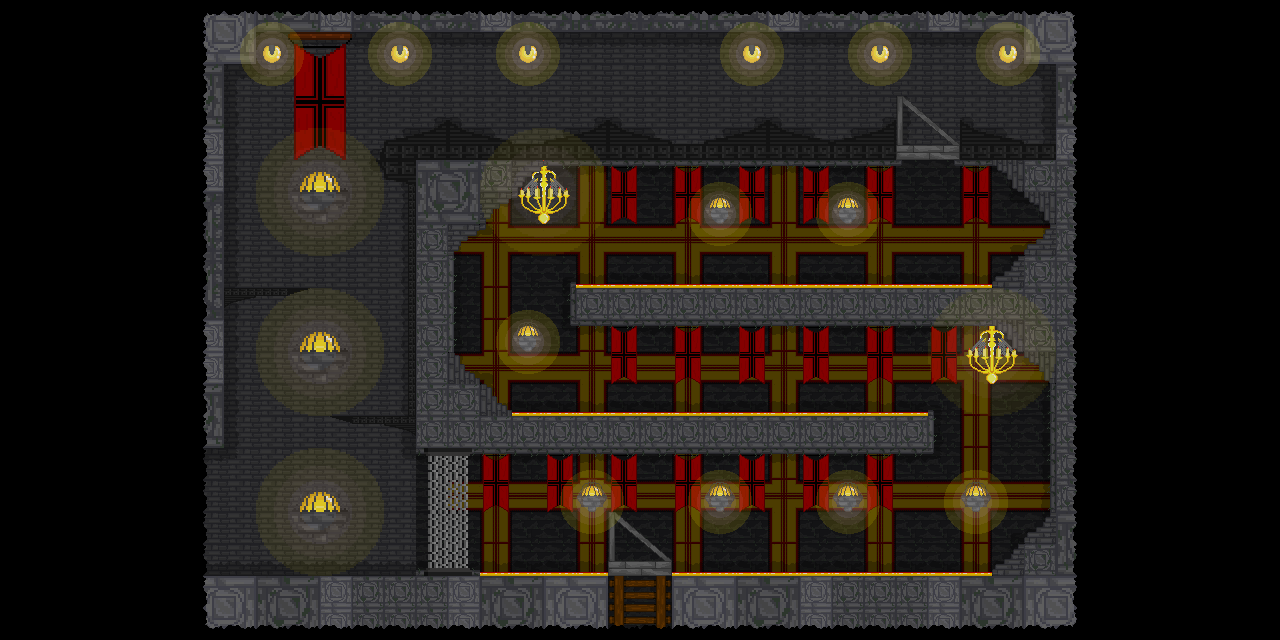

The image is a tile-based game level rendered from a .tmx file. Its description and source (layers, tilesets, objects; grid data summarised) follow:
An orthogonal 40x20 tile map with 32x32 px tiles, 11 tile layers (Castle BG, Castle BG Darkener, Royal, Royal Darkener, ...), 1 hidden layer not drawn, 4 tilesets and 10 objects (spawn2, spawn, spawn3, spawn4, spawn6, ...).

<map version="1.2" tiledversion="1.3.5" orientation="orthogonal" renderorder="left-up" width="40" height="20" tilewidth="32" tileheight="32" infinite="0" nextlayerid="40" nextobjectid="34">
 <tileset firstgid="1" name="1st" tilewidth="32" tileheight="32" tilecount="182" columns="13">
  <image source="Main Castle Normal.png" width="416" height="448" />
 </tileset>
 <tileset firstgid="183" name="2ndSet" tilewidth="32" tileheight="32" tilecount="728" columns="26">
  <image source="Main Castle x2.png" width="832" height="896" />
 </tileset>
 <tileset firstgid="911" name="3rdSet" tilewidth="32" tileheight="32" tilecount="48" columns="6">
  <image source="64x64 normal.png" width="192" height="256" />
 </tileset>
 <tileset firstgid="959" name="4thSet" tilewidth="32" tileheight="32" tilecount="192" columns="12">
  <image source="64x64 x2.png" width="384" height="512" />
 </tileset>
 <layer id="30" name="Castle BG" width="40" height="20">
  <data>[800 cells, 560 non-empty, 2 distinct tile ids]</data>
 </layer>
 <layer id="31" name="Castle BG Darkener" width="40" height="20" opacity="0.37">
  <data>[800 cells, 560 non-empty, 1 distinct tile ids]</data>
 </layer>
 <layer id="32" name="Royal" width="40" height="20">
  <data>[800 cells, 118 non-empty, 4 distinct tile ids]</data>
 </layer>
 <layer id="33" name="Royal Darkener" width="40" height="20" opacity="0.65">
  <data>[800 cells, 120 non-empty, 1 distinct tile ids]</data>
 </layer>
 <layer id="35" name="1st depth" width="40" height="20" opacity="0.27">
  <data>[800 cells, 211 non-empty, 13 distinct tile ids]</data>
 </layer>
 <layer id="29" name="Base 2.0" width="40" height="20">
  <data>[800 cells, 51 non-empty, 9 distinct tile ids]</data>
 </layer>
 <layer id="28" name="Base" width="40" height="20">
  <data>[800 cells, 372 non-empty, 77 distinct tile ids]</data>
 </layer>
 <layer id="36" name="Lights'" width="40" height="20" opacity="0.16">
  <data>[800 cells, 800 non-empty, 1 distinct tile ids]</data>
 </layer>
 <layer id="37" name="Lights" width="40" height="20" opacity="0.14">
  <data>[800 cells, 80 non-empty, 16 distinct tile ids]</data>
 </layer>
 <layer id="38" name="Lights 2.0" width="40" height="20" opacity="0.26" offsetx="16" offsety="22">
  <data>[800 cells, 52 non-empty, 4 distinct tile ids]</data>
 </layer>
 <layer id="34" name="Dark spots" width="40" height="20">
  <data>[800 cells, 332 non-empty, 9 distinct tile ids]</data>
 </layer>
 <layer id="1" name="Tile Layer 1" width="40" height="20" visible="0" opacity="0.18">
  <data>[800 cells, 24 non-empty, 1 distinct tile ids]</data>
 </layer>
 <objectgroup id="39" name="Object Layer 1">
  <object id="24" x="224" y="448">
   <properties>
    <property name="bodyType" value="static" />
    <property name="friction" type="float" value="10" />
    <property name="objType" value="ground" />
   </properties>
   <polygon points="0,0 0,-128 0,-139 32,-152 64,-152 86,-160 0,-160 0,-384 32,-384 32,-416 800,-416 800,-384 832,-384 832,-304 800,-303 800,-306 736,-327 736,-301 730,-303 730,-283 769,-283 825,-225 768,-165 352,-164 352,-166 346,-166 346,-122 768,-122 826,-64 826,66 765,124 448,124 448,113 445,113 445,128 448,128 448,192 864,192 864,-448 -32,-448 -32,0" />
  </object>
  <object id="25" x="192" y="576">
   <properties>
    <property name="bodyType" value="static" />
    <property name="friction" type="float" value="10" />
    <property name="objType" value="ground" />
   </properties>
   <polygon points="0,0 0,64 416,64 416,0 421,0 421,-15 416,-15 416,-5 288,-4 288,-6 279,-6 276,-9 276,-119 280,-123 743,-122 743,-165 736,-166 736,-164 321,-164 262,-224 262,-320 262,-323 293,-347 294,-353 325,-379 357,-410 710,-410 710,-431 705,-431 705,-456 640,-435 577,-457 511,-432 480,-431 416,-457 351,-432 322,-432 256,-455 193,-435 185,-416 193,-398 216,-392 216,-161 160,-160 138,-159 160,-153 191,-152 224,-142 224,-128 224,-122 233,-122 235,-118 236,-8 231,-1 224,0" />
  </object>
  <object id="26" x="131" y="416" width="78.667" height="189.333">
   <properties>
    <property name="bodyType" value="static" />
    <property name="isSensor" value="true" />
    <property name="myName" value="leftExit" />
   </properties>
  </object>
  <object id="27" x="583" y="602" width="110" height="50.333">
   <properties>
    <property name="bodyType" value="static" />
    <property name="isSensor" value="true" />
    <property name="myName" value="bottomExit" />
   </properties>
  </object>
  <object id="28" name="spawn2" x="657" y="244">
   <point />
  </object>
  <object id="29" name="spawn" x="920" y="252">
   <point />
  </object>
  <object id="30" name="spawn3" x="770" y="535">
   <point />
  </object>
  <object id="31" name="spawn4" x="949" y="534">
   <point />
  </object>
  <object id="32" name="spawn6" x="621" y="386">
   <point />
  </object>
  <object id="33" name="spawn5" x="800" y="385">
   <point />
  </object>
 </objectgroup>
</map>
